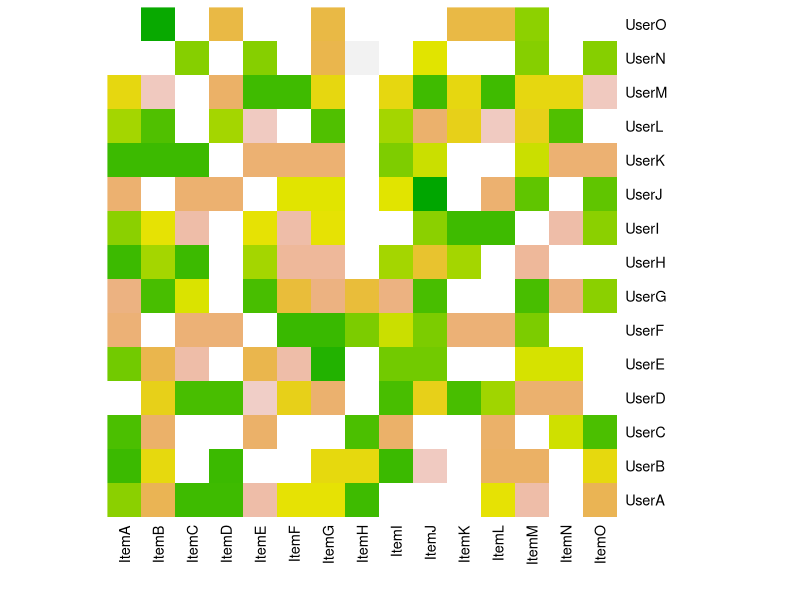
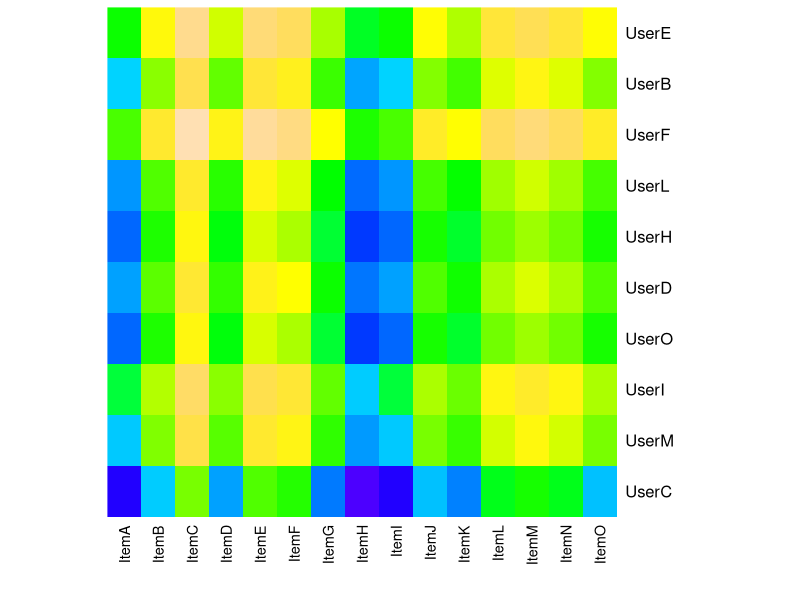

The R script that drew these images, in order:
## ---- chunk 1
knitr::opts_chunk$set(echo = TRUE, 
                      warning = FALSE, 
                      message = FALSE)
## ---- chunk 2
set.seed(562)
n <- 15
percent <- .3
probs <- c(1-percent, percent)
users <- paste("User", LETTERS[1:n], sep="")
items <- paste("Item", LETTERS[1:n], sep="")

toyDF <- as.data.frame(replicate(n, floor(runif(n, 1,6))))

toyDF <- as.data.frame(
    lapply(toyDF, function(df) df[sample(c(TRUE, NA), prob = probs, size = length(df), replace = TRUE) ]), 
    row.names = users, 
    col.names = items)
knitr::kable(toyDF)
## ---- chunk 3
heatmap(as.matrix(toyDF), Rowv=NA, Colv=NA, col = terrain.colors(256))
## ---- chunk 4
train_row <- sample(n, size = floor(2/3 * n), replace=F)
train <- toyDF[train_row, ]
test <- toyDF[-train_row, ]
## ---- chunk 5
train_raw_avg <- mean(as.matrix(train), na.rm=TRUE)
train_raw_avg
## ---- chunk 6
RMSE <- function(observed, predicted) {
   
    sqrt(mean((observed - predicted)^2, na.rm=TRUE))
}
trainRMSE <- RMSE(as.matrix(train), train_raw_avg)
trainRMSE
testRMSE <- RMSE(as.matrix(test), train_raw_avg)
testRMSE
## ---- chunk 7
user_bias_train <- rowMeans(as.matrix(train), na.rm = T) - train_raw_avg
user_bias_test <- rowMeans(as.matrix(test), na.rm = T) - train_raw_avg
item_bias_train <- colMeans(as.matrix(train), na.rm = T) - train_raw_avg
user_bias_train
user_bias_test
item_bias_train
## ---- chunk 8
baseline_predictor <- function(rawAvg, userBias, itemBias) {
   
    userlist <- names(userBias)
    itemlist <- names(itemBias)
    df <- data.frame()
    
    for (i in userBias) {
        UserPred <- rawAvg + i + itemBias
        df <- rbind(df, UserPred)
    }
    
 
    df[df > 5] <- 5
    df[df < 1] <- 1
    
    row.names(df) <- userlist
    names(df) <- itemlist
    df
}
trainPredictions <- baseline_predictor(train_raw_avg, user_bias_train, item_bias_train)
heatmap(as.matrix(trainPredictions), Rowv=NA, Colv=NA, scale = 'none', col = topo.colors(256))
knitr::kable(trainPredictions)
testPredictions <- baseline_predictor(train_raw_avg, user_bias_test, item_bias_train)
knitr::kable(testPredictions)
## ---- chunk 9
trainPredictionRSME <- RMSE(as.matrix(train), as.matrix(trainPredictions))
trainPredictionRSME
testPredictionRSME <- RMSE(as.matrix(test), as.matrix(testPredictions))
testPredictionRSME
## ---- chunk 10
trainVec <- c(trainRMSE,
              trainPredictionRSME,
              (1-trainPredictionRSME/trainRMSE)*100)
testVec <- c(testRMSE, 
             testPredictionRSME, 
             (1-testPredictionRSME/testRMSE)*100)
summary <- data.frame(trainVec, testVec)
names(summary) <- c("TRAINING", "TEST")
row.names(summary) <- c("Raw Average RMSE", "Simple Predictor RMSE", "Percent Improvement")
knitr::kable(summary)
